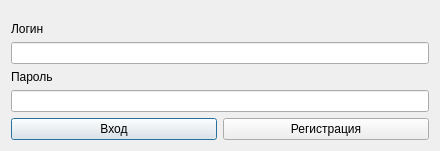
<?xml version="1.0" encoding="UTF-8"?>
<ui version="4.0">
 <class>Dialog</class>
 <widget class="QDialog" name="Dialog">
  <property name="enabled">
   <bool>true</bool>
  </property>
  <property name="geometry">
   <rect>
    <x>0</x>
    <y>0</y>
    <width>440</width>
    <height>151</height>
   </rect>
  </property>
  <property name="maximumSize">
   <size>
    <width>440</width>
    <height>151</height>
   </size>
  </property>
  <property name="windowTitle">
   <string>Введите данные</string>
  </property>
  <property name="modal">
   <bool>false</bool>
  </property>
  <layout class="QGridLayout" name="gridLayout_2">
   <item row="2" column="0">
    <layout class="QHBoxLayout" name="horizontalLayout">
     <item>
      <widget class="QPushButton" name="loginButton">
       <property name="text">
        <string>Вход</string>
       </property>
      </widget>
     </item>
     <item>
      <widget class="QPushButton" name="registerButton">
       <property name="text">
        <string>Регистрация</string>
       </property>
      </widget>
     </item>
    </layout>
   </item>
   <item row="0" column="0">
    <spacer name="verticalSpacer">
     <property name="orientation">
      <enum>Qt::Vertical</enum>
     </property>
     <property name="sizeHint" stdset="0">
      <size>
       <width>20</width>
       <height>40</height>
      </size>
     </property>
    </spacer>
   </item>
   <item row="1" column="0">
    <layout class="QVBoxLayout" name="verticalLayout">
     <item>
      <widget class="QLabel" name="label">
       <property name="text">
        <string>Логин</string>
       </property>
      </widget>
     </item>
     <item>
      <widget class="QLineEdit" name="login"/>
     </item>
     <item>
      <widget class="QLabel" name="label_2">
       <property name="text">
        <string>Пароль</string>
       </property>
      </widget>
     </item>
     <item>
      <widget class="QLineEdit" name="password"/>
     </item>
    </layout>
   </item>
  </layout>
 </widget>
 <resources/>
 <connections/>
</ui>
